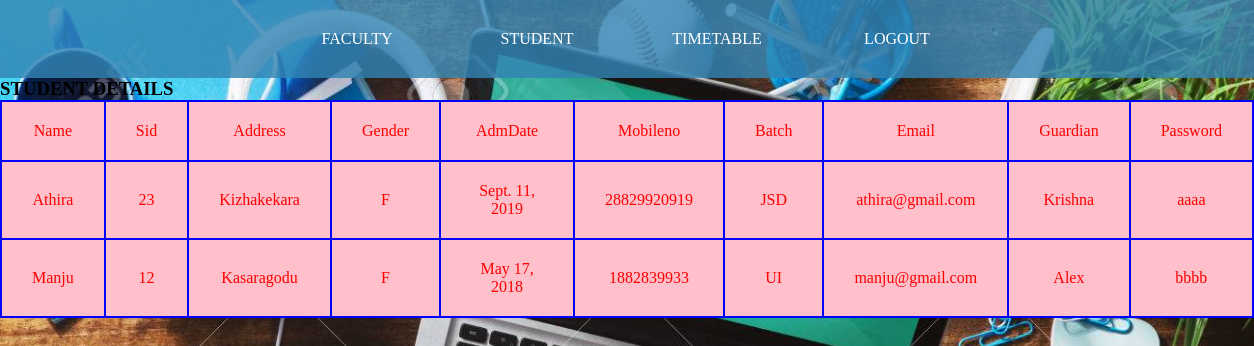
Page /stufetch on the committed database.
### regapp/models.py (models this page shows)
class Student(models.Model):
    Sname=models.CharField(max_length=20)
    Sid=models.IntegerField(default="",null="True",blank="True")
    Address=models.CharField(max_length=20)
    Gender=models.CharField(max_length=20)
    AdmDate=models.DateField()
    Mobileno=models.IntegerField()
    Batch=models.CharField(max_length=20)
    Email=models.CharField(max_length=20)
    Guardian=models.CharField(max_length=20)
    Password=models.CharField(max_length=20)
    class meta:
        db_table="Student"

### regapp/views.py (the view)
# urls.py: path('stufetch',views.fetche,name='stufetch'),
def fetche(request):
    queryset=Student.objects.all()
    return render(request,'stufetch.html',{'authors':queryset})

### regapp/templates/stufetch.html (shortened to what this page needs)
<DOCTYPE html>
<html>
<head>
{% load static  %}
<link rel="stylesheet"   href="{% static 'css/style.css'%}">
</head>
<body class="c">
<div class="navbar">
    <ul>
        <li><a href="{%url 'login' %}">FACULTY </a>
        </li>
        <li><a href="{%url 'login' %}">STUDENT </a>
        </li>
        <li><a href="{%url 'login' %}">TIMETABLE </a></li>
        <li><a href="{%url 'index' %}">LOGOUT </a></li>
    </ul>
</div>
<div >
<h3>STUDENT DETAILS</h3>
<table>
    <thead>
        <tr>
            <td>Name</td>
            <td>Sid</td>
            <td>Address</td>
            <td>Gender</td>
            <td>AdmDate</td>
            <td>Mobileno</td>
            <td>Batch</td>
            <td>Email</td>
            <td>Guardian</td>
            <td>Password</td>
        </tr>
    </thead>
    <tbody>
    {% if authors %}
    {% for i in authors %}
    <tr>
        <td>{{i.Sname}}</td>
        <td>{{i.Sid}}</td>
        <td>{{i.Address}}</td>
        <td>{{i.Gender}}</td>
        <td>{{i.AdmDate}}</td>
        <td>{{i.Mobileno}}</td>
        <td>{{i.Batch}}</td>
        <td>{{i.Email}}</td>
        <td>{{i.Guardian}}</td>
        <td>{{i.Password}}</td>
    </tr>
    {%endfor%}
    {%endif%}
    </tbody>
</table>
</body>
</html>

### regapp/static/css/style.css (style rules this page uses)
* { margin:0px; padding:0px }
.c { background-image:url(../img/img2.jpg); background-size:cover; }
.navbar { text-align:center; background-color:rgba(50, 132, 180, 0.815); }
.navbar ul { list-style-type:none; display:inline-flex; }
.navbar ul li { border-radius:20px;width:120px;padding:15px;margin:15px }
.navbar ul li { border-radius:15px; width:120px; margin:15px; padding:15px; }
.navbar ul li a { text-decoration:none; color:white; }

### regapp/templates/stufetch.html (style rules this page uses)
table,th,td { border:2px solid blue;border-collapse:collapse;text-align:center;color:red;background-color:pink }
th,td { padding :20px 30px }

### rows in the picture
Student: Sname "Athira", Sid "23", Address "Kizhakekara", Gender "F", AdmDate "Sept. 11, 2019", Mobileno "28829920919", Batch "JSD", Email "athira@gmail.com", Guardian "Krishna", Password "aaaa"
Student: Sname "Manju", Sid "12", Address "Kasaragodu", Gender "F", AdmDate "May 17, 2018", Mobileno "1882839933", Batch "UI", Email "manju@gmail.com", Guardian "Alex", Password "bbbb"
